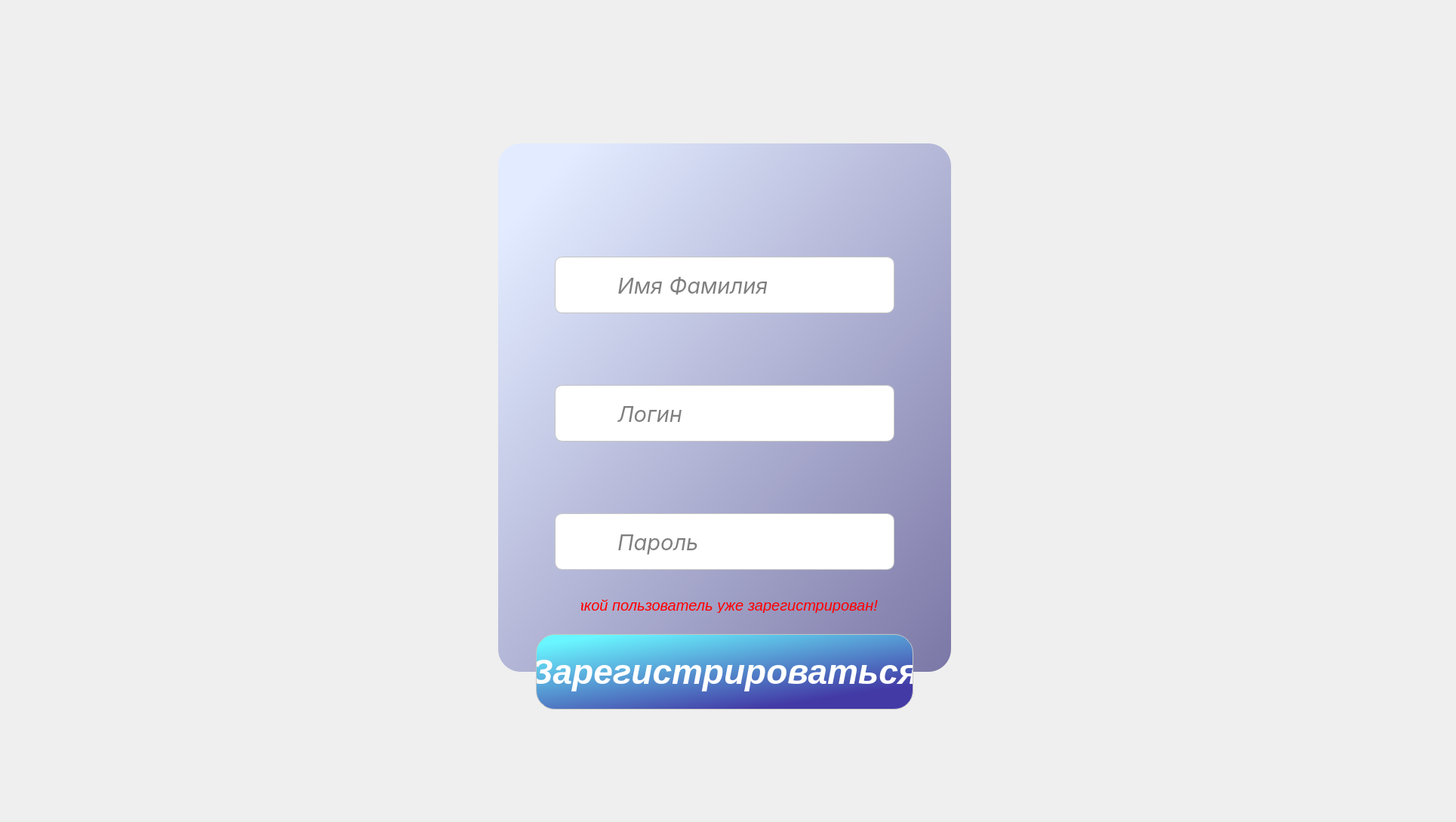
    <widget class="QWidget" name="Registration">
     <widget class="QLabel" name="BackOfReg">
      <property name="geometry">
       <rect>
        <x>0</x>
        <y>0</y>
        <width>1920</width>
        <height>1080</height>
       </rect>
      </property>
      <property name="text">
       <string/>
      </property>
      <property name="pixmap">
       <pixmap>images/BackReg.svg</pixmap>
      </property>
     </widget>
     <widget class="QPushButton" name="ToAuntificatoinFromReg">
      <property name="geometry">
       <rect>
        <x>200</x>
        <y>100</y>
        <width>50</width>
        <height>50</height>
       </rect>
      </property>
      <property name="cursor">
       <cursorShape>PointingHandCursor</cursorShape>
      </property>
      <property name="styleSheet">
       <string notr="true">QPushButton{
position: absolute;
width: 50px;
height: 50px;
left: 200px;
top: 100px;
border-radius: 15px;
}</string>
      </property>
      <property name="text">
       <string/>
      </property>
      <property name="icon">
       <iconset>
        <normaloff>images/ToMenu.png</normaloff>images/ToMenu.png</iconset>
      </property>
      <property name="iconSize">
       <size>
        <width>75</width>
        <height>75</height>
       </size>
      </property>
      <property name="flat">
       <bool>true</bool>
      </property>
     </widget>
     <widget class="QLabel" name="BackReg2">
      <property name="geometry">
       <rect>
        <x>660</x>
        <y>190</y>
        <width>600</width>
        <height>700</height>
       </rect>
      </property>
      <property name="styleSheet">
       <string notr="true">QLabel{
position: absolute;
width: 600px;
height: 700px;
left: calc(50% - 600px/2);
top: 190px;

background:qlineargradient(spread:pad, x1:0.09, y1:0.085, x2:1, y2:1, stop:0 rgba(226, 235, 255, 255), stop:1 rgba(123, 119, 166, 255));
border-radius: 30px;
}</string>
      </property>
      <property name="text">
       <string/>
      </property>
      <property name="scaledContents">
       <bool>false</bool>
      </property>
     </widget>
     <widget class="QLabel" name="RegistrationRus">
      <property name="geometry">
       <rect>
        <x>820</x>
        <y>234</y>
        <width>279</width>
        <height>56</height>
       </rect>
      </property>
      <property name="text">
       <string/>
      </property>
      <property name="pixmap">
       <pixmap>images/RegistrationRus.svg</pixmap>
      </property>
     </widget>
     <widget class="QLabel" name="UserIMG">
      <property name="geometry">
       <rect>
        <x>755</x>
        <y>355</y>
        <width>45</width>
        <height>45</height>
       </rect>
      </property>
      <property name="text">
       <string/>
      </property>
      <property name="pixmap">
       <pixmap>images/UserIMG.png</pixmap>
      </property>
     </widget>
     <widget class="QLineEdit" name="UsernameEntrer">
      <property name="geometry">
       <rect>
        <x>735</x>
        <y>340</y>
        <width>450</width>
        <height>75</height>
       </rect>
      </property>
      <property name="font">
       <font>
        <family>SF Pro Display</family>
        <pointsize>22</pointsize>
        <weight>50</weight>
        <italic>true</italic>
        <bold>false</bold>
        <strikeout>false</strikeout>
        <kerning>false</kerning>
       </font>
      </property>
      <property name="acceptDrops">
       <bool>true</bool>
      </property>
      <property name="toolTipDuration">
       <number>3</number>
      </property>
      <property name="autoFillBackground">
       <bool>false</bool>
      </property>
      <property name="styleSheet">
       <string notr="true">QLineEdit {
position: absolute;
width: 450px;
height: 75px;
left: 735px;
top: 550px;
padding-left: 80px;
padding-right: 20px;

background: #FFFFFF;
border: 1px solid #C4C4C4;
box-sizing: border-box;
border-radius: 10px;
}</string>
      </property>
      <property name="text">
       <string/>
      </property>
      <property name="cursorPosition">
       <number>0</number>
      </property>
      <property name="placeholderText">
       <string>Имя Фамилия</string>
      </property>
      <property name="cursorMoveStyle">
       <enum>Qt::LogicalMoveStyle</enum>
      </property>
     </widget>
     <widget class="QLineEdit" name="LoginEnter">
      <property name="geometry">
       <rect>
        <x>735</x>
        <y>510</y>
        <width>450</width>
        <height>75</height>
       </rect>
      </property>
      <property name="font">
       <font>
        <family>SF Pro Display</family>
        <pointsize>22</pointsize>
        <weight>50</weight>
        <italic>true</italic>
        <bold>false</bold>
        <strikeout>false</strikeout>
        <kerning>false</kerning>
       </font>
      </property>
      <property name="acceptDrops">
       <bool>true</bool>
      </property>
      <property name="toolTipDuration">
       <number>3</number>
      </property>
      <property name="autoFillBackground">
       <bool>false</bool>
      </property>
      <property name="styleSheet">
       <string notr="true">QLineEdit {
position: absolute;
width: 450px;
height: 75px;
left: 735px;
top: 550px;
padding-left: 80px;
padding-right: 20px;

background: #FFFFFF;
border: 1px solid #C4C4C4;
box-sizing: border-box;
border-radius: 10px;
}</string>
      </property>
      <property name="text">
       <string/>
      </property>
      <property name="cursorPosition">
       <number>0</number>
      </property>
      <property name="placeholderText">
       <string>Логин</string>
      </property>
      <property name="cursorMoveStyle">
       <enum>Qt::LogicalMoveStyle</enum>
      </property>
     </widget>
     <widget class="QLineEdit" name="PasswordEnter">
      <property name="geometry">
       <rect>
        <x>735</x>
        <y>680</y>
        <width>450</width>
        <height>75</height>
       </rect>
      </property>
      <property name="font">
       <font>
        <family>SF Pro Display</family>
        <pointsize>22</pointsize>
        <weight>50</weight>
        <italic>true</italic>
        <bold>false</bold>
        <strikeout>false</strikeout>
        <kerning>false</kerning>
       </font>
      </property>
      <property name="acceptDrops">
       <bool>true</bool>
      </property>
      <property name="toolTipDuration">
       <number>3</number>
      </property>
      <property name="autoFillBackground">
       <bool>false</bool>
      </property>
      <property name="styleSheet">
       <string notr="true">QLineEdit {
position: absolute;
width: 450px;
height: 75px;
left: 735px;
top: 550px;
padding-left: 80px;
padding-right: 20px;

background: #FFFFFF;
border: 1px solid #C4C4C4;
box-sizing: border-box;
border-radius: 10px;
}</string>
      </property>
      <property name="text">
       <string/>
      </property>
      <property name="echoMode">
       <enum>QLineEdit::Password</enum>
      </property>
      <property name="cursorPosition">
       <number>0</number>
      </property>
      <property name="placeholderText">
       <string>Пароль</string>
      </property>
      <property name="cursorMoveStyle">
       <enum>Qt::LogicalMoveStyle</enum>
      </property>
     </widget>
     <widget class="QLabel" name="Letter_2">
      <property name="geometry">
       <rect>
        <x>760</x>
        <y>525</y>
        <width>40</width>
        <height>40</height>
       </rect>
      </property>
      <property name="styleSheet">
       <string notr="true"/>
      </property>
      <property name="text">
       <string/>
      </property>
      <property name="pixmap">
       <pixmap>images/image 7.png</pixmap>
      </property>
     </widget>
     <widget class="QLabel" name="Lock_2">
      <property name="geometry">
       <rect>
        <x>760</x>
        <y>695</y>
        <width>40</width>
        <height>40</height>
       </rect>
      </property>
      <property name="styleSheet">
       <string notr="true"/>
      </property>
      <property name="text">
       <string/>
      </property>
      <property name="pixmap">
       <pixmap>images/image 5.png</pixmap>
      </property>
     </widget>
     <widget class="QLabel" name="Logo_2">
      <property name="geometry">
       <rect>
        <x>1570</x>
        <y>50</y>
        <width>250</width>
        <height>250</height>
       </rect>
      </property>
      <property name="text">
       <string/>
      </property>
      <property name="pixmap">
       <pixmap>images/Logo.png</pixmap>
      </property>
     </widget>
     <widget class="QPushButton" name="RegBtn">
      <property name="geometry">
       <rect>
        <x>710</x>
        <y>840</y>
        <width>500</width>
        <height>100</height>
       </rect>
      </property>
      <property name="styleSheet">
       <string notr="true">QPushButton {
position: absolute;
width: 350px;
height: 100px;
left: 785px;
top: 800px;

position: absolute;
width: 136px;
height: 55px;
left: 892px;
top: 823px;

font-family: 'SF Pro Display';
font-style: italic;
font-weight: 600;
font-size: 46px;
line-height: 55px;
/* identical to box height */

display: flex;
align-items: center;
text-align: center;
letter-spacing: 0.03em;

color: #FFFFFF;

background:qlineargradient(spread:pad, x1:0.169, y1:0.0180455, x2:0.791, y2:0.836, stop:0 rgba(105, 246, 255, 255), stop:1 rgba(67, 58, 166, 255));
border: 1px solid #C4C4C4;
box-sizing: border-box;
border-radius: 25px;
}

QPushButton:pressed{
    background-color:qlineargradient(spread:pad, x1:1, y1:0.478, x2:0, y2:0.466, stop:0 rgba(67, 58, 166, 255), stop:1 rgba(67, 58, 166, 255)); 
}</string>
      </property>
      <property name="text">
       <string>Зарегистрироваться</string>
      </property>
      <property name="flat">
       <bool>false</bool>
      </property>
     </widget>
     <widget class="QPushButton" name="ExitRegistration">
      <property name="geometry">
       <rect>
        <x>1860</x>
        <y>20</y>
        <width>40</width>
        <height>40</height>
       </rect>
      </property>
      <property name="cursor">
       <cursorShape>PointingHandCursor</cursorShape>
      </property>
      <property name="styleSheet">
       <string notr="true">QPushButton{
border-radius: 1px
}</string>
      </property>
      <property name="text">
       <string/>
      </property>
      <property name="icon">
       <iconset>
        <normaloff>images/cross-svgrepo-com.svg</normaloff>images/cross-svgrepo-com.svg</iconset>
      </property>
      <property name="iconSize">
       <size>
        <width>40</width>
        <height>40</height>
       </size>
      </property>
      <property name="flat">
       <bool>true</bool>
      </property>
     </widget>
     <widget class="QStackedWidget" name="stackedWidget_3">
      <property name="geometry">
       <rect>
        <x>755</x>
        <y>780</y>
        <width>411</width>
        <height>41</height>
       </rect>
      </property>
      <property name="currentIndex">
       <number>1</number>
      </property>
      <widget class="QWidget" name="CurrentReg"/>
      <widget class="QWidget" name="WrongReg">
       <widget class="QLineEdit" name="ThisUserWrong">
        <property name="geometry">
         <rect>
          <x>0</x>
          <y>10</y>
          <width>411</width>
          <height>22</height>
         </rect>
        </property>
        <property name="styleSheet">
         <string notr="true">QLineEdit{
position: absolute;
width: 352px;
height: 24px;
left: 786px;
top: 744px;

font-family: 'SF Pro Display';
font-style: italic;
font-weight: 300;
font-size: 20px;
line-height: 24px;
/* identical to box height */

display: flex;
align-items: center;
padding-left: 15px;
color: #FF0000;
background:qradialgradient(spread:pad, cx:0.6, cy:0.829545, radius:0.5, fx:0.5, fy:0.5, stop:0 rgba(255, 235, 235, 0), stop:0.35 rgba(255, 188, 188, 0), stop:0.517413 rgba(252, 128, 128, 0), stop:0.721393 rgba(255, 132, 132, 0), stop:0.865672 rgba(255, 162, 162, 0), stop:1 rgba(255, 255, 255, 0));
}</string>
        </property>
        <property name="text">
         <string>Такой пользователь уже зарегистрирован!</string>
        </property>
        <property name="frame">
         <bool>false</bool>
        </property>
        <property name="readOnly">
         <bool>true</bool>
        </property>
       </widget>
      </widget>
     </widget>
     <zorder>BackOfReg</zorder>
     <zorder>ToAuntificatoinFromReg</zorder>
     <zorder>BackReg2</zorder>
     <zorder>RegistrationRus</zorder>
     <zorder>UsernameEntrer</zorder>
     <zorder>UserIMG</zorder>
     <zorder>LoginEnter</zorder>
     <zorder>PasswordEnter</zorder>
     <zorder>Letter_2</zorder>
     <zorder>Lock_2</zorder>
     <zorder>Logo_2</zorder>
     <zorder>RegBtn</zorder>
     <zorder>ExitRegistration</zorder>
     <zorder>stackedWidget_3</zorder>
    </widget>
